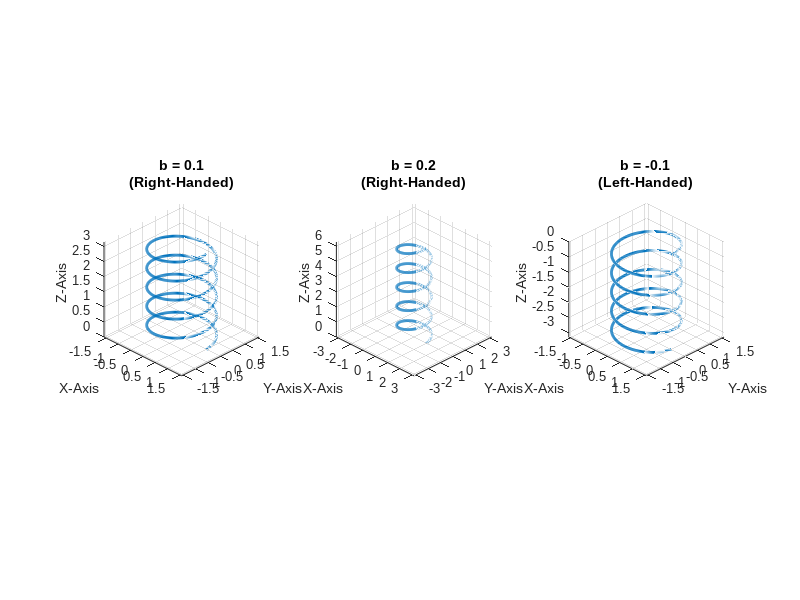

Source code (MATLAB):
% =========================================================================================
% FILE NAME: Q37_HelicalVisualization.m
% AUTHOR: [Amey Thakur](https://github.com/Amey-Thakur)
% COURSE REPO: https://github.com/Amey-Thakur/COMPUTATIONAL-METHODS-AND-MODELING-FOR-ENGINEERING-APPLICATIONS
% RELEASE DATE: September 08, 2023
% LICENSE: Creative Commons Attribution 4.0 International (CC BY 4.0)
%
% DESCRIPTION:
% This script generates 3D visualizations of circular helices, demonstrating the 
% effects of pitch and handiness through parametric variation of the 'tightness' 
% constant b.
%
% PROBLEM STATEMENT (Q37):
% The popular amusement ride known as the corkscrew has a helical shape. The 
% parametric equations for a circular helix are:
% x = a * cos(t)
% y = a * sin(t)
% z = b * t
% where a is the radius and b is a constant that determines the "tightness" of 
% the path. If b > 0, the helix is a right-handed screw; if b < 0, it is left-handed.
% Obtain the three-dimensional plot of the helix for the following three cases 
% and compare their appearance: Use 0 <= t <= 10*pi and a = 1.
% a. b = 0.1
% b. b = 0.2
% c. b = -0.1
%
% Reference: MATLAB for Engineering Applications, William J. Palm, Chapter 5, Q37.
%
% TECHNOLOGY STACK:
% - Programming Language: MATLAB (R2023a+)
% =========================================================================================

% --- Environment Initialization ---
clc;
clear;
close all;

% --- Configuration Parameters ---
a = 1; % Radius
t = linspace(0, 10*pi, 1000); % Parametric domain (5 full revolutions)
b_cases = [0.1, 0.2, -0.1];

% --- Visualization Engine ---
figure('Color', 'w', 'Name', '3D Helical Motion Analysis');

for i = 1:length(b_cases)
    b = b_cases(i);
    
    % Parametric Computation
    x = a .* cos(t);
    y = a .* sin(t);
    z = b .* t;
    
    % Subplot Generation
    subplot(1, 3, i);
    plot3(x, y, z, 'LineWidth', 2, 'Color', '#0072BD');
    
    % Aesthetics and Layout
    grid on;
    axis equal;
    set(gca, 'FontName', 'Arial', 'FontSize', 9);
    xlabel('X-Axis'); ylabel('Y-Axis'); zlabel('Z-Axis');
    
    % Characterizing Handiness and Tightness
    if b > 0
        handiness = 'Right-Handed';
    else
        handiness = 'Left-Handed';
    end
    title(sprintf('b = %.1f\n(%s)', b, handiness), 'FontSize', 10, 'FontWeight', 'bold');
    
    % Setting consistent views
    view(45, 30);
end

% Professional Scholarly Footer
fprintf('Geometrical Insight: Increasing |b| from 0.1 to 0.2 effectively doubles the pitch (vertical displacement per revolution), while the sign of b dictates the chiral orientation of the path.\n');
